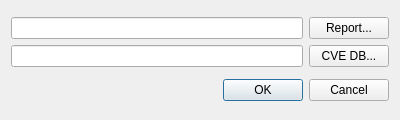
<?xml version="1.0" encoding="UTF-8"?>
<ui version="4.0">
 <class>DialogImportCVEReport</class>
 <widget class="QDialog" name="DialogImportCVEReport">
  <property name="geometry">
   <rect>
    <x>0</x>
    <y>0</y>
    <width>400</width>
    <height>120</height>
   </rect>
  </property>
  <property name="sizePolicy">
   <sizepolicy hsizetype="Fixed" vsizetype="Fixed">
    <horstretch>0</horstretch>
    <verstretch>0</verstretch>
   </sizepolicy>
  </property>
  <property name="minimumSize">
   <size>
    <width>400</width>
    <height>120</height>
   </size>
  </property>
  <property name="maximumSize">
   <size>
    <width>400</width>
    <height>150</height>
   </size>
  </property>
  <property name="windowTitle">
   <string>Dialog</string>
  </property>
  <layout class="QGridLayout" name="gridLayout_2">
   <item row="1" column="0">
    <widget class="QDialogButtonBox" name="buttonBox">
     <property name="orientation">
      <enum>Qt::Horizontal</enum>
     </property>
     <property name="standardButtons">
      <set>QDialogButtonBox::Cancel|QDialogButtonBox::Ok</set>
     </property>
    </widget>
   </item>
   <item row="0" column="0">
    <layout class="QGridLayout" name="gridLayout">
     <item row="0" column="0">
      <widget class="QLineEdit" name="lineEditJsonFileName"/>
     </item>
     <item row="2" column="1">
      <widget class="QPushButton" name="pushButtonOpenCVEDbFileName">
       <property name="text">
        <string>CVE DB...</string>
       </property>
      </widget>
     </item>
     <item row="0" column="1">
      <widget class="QPushButton" name="pushButtonOpenJsonFileName">
       <property name="text">
        <string>Report...</string>
       </property>
      </widget>
     </item>
     <item row="2" column="0">
      <widget class="QLineEdit" name="lineEditCVEDBFileName"/>
     </item>
    </layout>
   </item>
  </layout>
 </widget>
 <resources/>
 <connections>
  <connection>
   <sender>buttonBox</sender>
   <signal>accepted()</signal>
   <receiver>DialogImportCVEReport</receiver>
   <slot>accept()</slot>
   <hints>
    <hint type="sourcelabel">
     <x>248</x>
     <y>254</y>
    </hint>
    <hint type="destinationlabel">
     <x>157</x>
     <y>274</y>
    </hint>
   </hints>
  </connection>
  <connection>
   <sender>buttonBox</sender>
   <signal>rejected()</signal>
   <receiver>DialogImportCVEReport</receiver>
   <slot>reject()</slot>
   <hints>
    <hint type="sourcelabel">
     <x>316</x>
     <y>260</y>
    </hint>
    <hint type="destinationlabel">
     <x>286</x>
     <y>274</y>
    </hint>
   </hints>
  </connection>
 </connections>
</ui>
